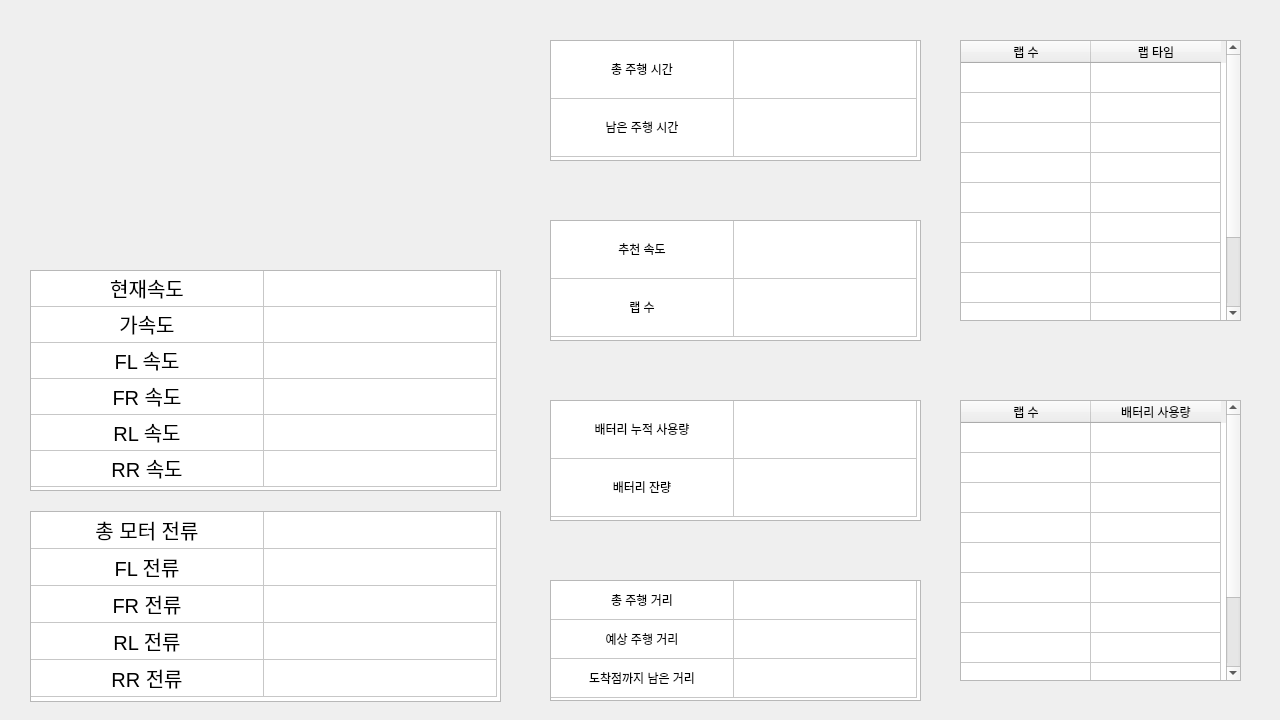
<?xml version="1.0" encoding="UTF-8"?>
<ui version="4.0">
 <class>Dialog</class>
 <widget class="QDialog" name="Dialog">
  <property name="geometry">
   <rect>
    <x>0</x>
    <y>0</y>
    <width>1280</width>
    <height>720</height>
   </rect>
  </property>
  <property name="windowTitle">
   <string>Dialog</string>
  </property>
  <widget class="QTableWidget" name="current_table">
   <property name="geometry">
    <rect>
     <x>30</x>
     <y>511</y>
     <width>471</width>
     <height>191</height>
    </rect>
   </property>
   <property name="font">
    <font>
     <pointsize>15</pointsize>
    </font>
   </property>
   <attribute name="horizontalHeaderVisible">
    <bool>false</bool>
   </attribute>
   <attribute name="horizontalHeaderDefaultSectionSize">
    <number>233</number>
   </attribute>
   <attribute name="verticalHeaderVisible">
    <bool>false</bool>
   </attribute>
   <attribute name="verticalHeaderDefaultSectionSize">
    <number>37</number>
   </attribute>
   <row>
    <property name="text">
     <string/>
    </property>
   </row>
   <row>
    <property name="text">
     <string/>
    </property>
   </row>
   <row>
    <property name="text">
     <string/>
    </property>
   </row>
   <row>
    <property name="text">
     <string/>
    </property>
   </row>
   <row>
    <property name="text">
     <string/>
    </property>
   </row>
   <column>
    <property name="text">
     <string/>
    </property>
   </column>
   <column>
    <property name="text">
     <string/>
    </property>
   </column>
   <item row="0" column="0">
    <property name="text">
     <string>총 모터 전류</string>
    </property>
    <property name="textAlignment">
     <set>AlignCenter</set>
    </property>
   </item>
   <item row="0" column="1">
    <property name="textAlignment">
     <set>AlignCenter</set>
    </property>
   </item>
   <item row="1" column="0">
    <property name="text">
     <string>FL 전류</string>
    </property>
    <property name="textAlignment">
     <set>AlignCenter</set>
    </property>
   </item>
   <item row="1" column="1">
    <property name="textAlignment">
     <set>AlignCenter</set>
    </property>
   </item>
   <item row="2" column="0">
    <property name="text">
     <string>FR 전류</string>
    </property>
    <property name="textAlignment">
     <set>AlignCenter</set>
    </property>
   </item>
   <item row="3" column="0">
    <property name="text">
     <string>RL 전류</string>
    </property>
    <property name="textAlignment">
     <set>AlignCenter</set>
    </property>
   </item>
   <item row="3" column="1">
    <property name="textAlignment">
     <set>AlignCenter</set>
    </property>
   </item>
   <item row="4" column="0">
    <property name="text">
     <string>RR 전류</string>
    </property>
    <property name="textAlignment">
     <set>AlignCenter</set>
    </property>
   </item>
   <item row="4" column="1">
    <property name="textAlignment">
     <set>AlignCenter</set>
    </property>
   </item>
  </widget>
  <widget class="QTableWidget" name="velocity_table">
   <property name="geometry">
    <rect>
     <x>30</x>
     <y>270</y>
     <width>471</width>
     <height>221</height>
    </rect>
   </property>
   <property name="font">
    <font>
     <pointsize>15</pointsize>
    </font>
   </property>
   <property name="showGrid">
    <bool>true</bool>
   </property>
   <attribute name="horizontalHeaderVisible">
    <bool>false</bool>
   </attribute>
   <attribute name="horizontalHeaderCascadingSectionResizes">
    <bool>true</bool>
   </attribute>
   <attribute name="horizontalHeaderDefaultSectionSize">
    <number>233</number>
   </attribute>
   <attribute name="verticalHeaderVisible">
    <bool>false</bool>
   </attribute>
   <attribute name="verticalHeaderCascadingSectionResizes">
    <bool>true</bool>
   </attribute>
   <attribute name="verticalHeaderDefaultSectionSize">
    <number>36</number>
   </attribute>
   <row>
    <property name="text">
     <string/>
    </property>
   </row>
   <row>
    <property name="text">
     <string/>
    </property>
   </row>
   <row>
    <property name="text">
     <string/>
    </property>
   </row>
   <row>
    <property name="text">
     <string/>
    </property>
   </row>
   <row>
    <property name="text">
     <string/>
    </property>
   </row>
   <row>
    <property name="text">
     <string/>
    </property>
   </row>
   <column>
    <property name="text">
     <string/>
    </property>
   </column>
   <column>
    <property name="text">
     <string/>
    </property>
   </column>
   <item row="0" column="0">
    <property name="text">
     <string>현재속도</string>
    </property>
    <property name="textAlignment">
     <set>AlignCenter</set>
    </property>
   </item>
   <item row="0" column="1">
    <property name="textAlignment">
     <set>AlignCenter</set>
    </property>
   </item>
   <item row="1" column="0">
    <property name="text">
     <string>가속도</string>
    </property>
    <property name="textAlignment">
     <set>AlignCenter</set>
    </property>
   </item>
   <item row="1" column="1">
    <property name="textAlignment">
     <set>AlignCenter</set>
    </property>
   </item>
   <item row="2" column="0">
    <property name="text">
     <string>FL 속도</string>
    </property>
    <property name="textAlignment">
     <set>AlignCenter</set>
    </property>
   </item>
   <item row="2" column="1">
    <property name="textAlignment">
     <set>AlignCenter</set>
    </property>
   </item>
   <item row="3" column="0">
    <property name="text">
     <string>FR 속도</string>
    </property>
    <property name="textAlignment">
     <set>AlignCenter</set>
    </property>
   </item>
   <item row="3" column="1">
    <property name="textAlignment">
     <set>AlignCenter</set>
    </property>
   </item>
   <item row="4" column="0">
    <property name="text">
     <string>RL 속도</string>
    </property>
    <property name="textAlignment">
     <set>AlignCenter</set>
    </property>
   </item>
   <item row="4" column="1">
    <property name="textAlignment">
     <set>AlignCenter</set>
    </property>
   </item>
   <item row="5" column="0">
    <property name="text">
     <string>RR 속도</string>
    </property>
    <property name="textAlignment">
     <set>AlignCenter</set>
    </property>
   </item>
   <item row="5" column="1">
    <property name="textAlignment">
     <set>AlignCenter</set>
    </property>
   </item>
  </widget>
  <widget class="QTableWidget" name="transit_time_table">
   <property name="geometry">
    <rect>
     <x>550</x>
     <y>40</y>
     <width>371</width>
     <height>121</height>
    </rect>
   </property>
   <attribute name="horizontalHeaderVisible">
    <bool>false</bool>
   </attribute>
   <attribute name="horizontalHeaderDefaultSectionSize">
    <number>183</number>
   </attribute>
   <attribute name="verticalHeaderVisible">
    <bool>false</bool>
   </attribute>
   <attribute name="verticalHeaderDefaultSectionSize">
    <number>58</number>
   </attribute>
   <attribute name="verticalHeaderHighlightSections">
    <bool>true</bool>
   </attribute>
   <row>
    <property name="text">
     <string/>
    </property>
   </row>
   <row>
    <property name="text">
     <string/>
    </property>
   </row>
   <column>
    <property name="text">
     <string/>
    </property>
   </column>
   <column>
    <property name="text">
     <string/>
    </property>
   </column>
   <item row="0" column="0">
    <property name="text">
     <string>총 주행 시간</string>
    </property>
    <property name="textAlignment">
     <set>AlignCenter</set>
    </property>
   </item>
   <item row="0" column="1">
    <property name="textAlignment">
     <set>AlignCenter</set>
    </property>
   </item>
   <item row="1" column="0">
    <property name="text">
     <string>남은 주행 시간</string>
    </property>
    <property name="textAlignment">
     <set>AlignCenter</set>
    </property>
   </item>
   <item row="1" column="1">
    <property name="textAlignment">
     <set>AlignCenter</set>
    </property>
   </item>
  </widget>
  <widget class="QTableWidget" name="recom_vel_lap">
   <property name="geometry">
    <rect>
     <x>550</x>
     <y>220</y>
     <width>371</width>
     <height>121</height>
    </rect>
   </property>
   <attribute name="horizontalHeaderVisible">
    <bool>false</bool>
   </attribute>
   <attribute name="horizontalHeaderDefaultSectionSize">
    <number>183</number>
   </attribute>
   <attribute name="verticalHeaderVisible">
    <bool>false</bool>
   </attribute>
   <attribute name="verticalHeaderDefaultSectionSize">
    <number>58</number>
   </attribute>
   <attribute name="verticalHeaderHighlightSections">
    <bool>true</bool>
   </attribute>
   <row>
    <property name="text">
     <string/>
    </property>
   </row>
   <row>
    <property name="text">
     <string/>
    </property>
   </row>
   <column>
    <property name="text">
     <string/>
    </property>
   </column>
   <column>
    <property name="text">
     <string/>
    </property>
   </column>
   <item row="0" column="0">
    <property name="text">
     <string>추천 속도</string>
    </property>
    <property name="textAlignment">
     <set>AlignCenter</set>
    </property>
   </item>
   <item row="0" column="1">
    <property name="textAlignment">
     <set>AlignCenter</set>
    </property>
   </item>
   <item row="1" column="0">
    <property name="text">
     <string>랩 수</string>
    </property>
    <property name="textAlignment">
     <set>AlignCenter</set>
    </property>
   </item>
   <item row="1" column="1">
    <property name="textAlignment">
     <set>AlignCenter</set>
    </property>
   </item>
  </widget>
  <widget class="QTableWidget" name="battery_table">
   <property name="geometry">
    <rect>
     <x>550</x>
     <y>400</y>
     <width>371</width>
     <height>121</height>
    </rect>
   </property>
   <attribute name="horizontalHeaderVisible">
    <bool>false</bool>
   </attribute>
   <attribute name="horizontalHeaderDefaultSectionSize">
    <number>183</number>
   </attribute>
   <attribute name="verticalHeaderVisible">
    <bool>false</bool>
   </attribute>
   <attribute name="verticalHeaderDefaultSectionSize">
    <number>58</number>
   </attribute>
   <attribute name="verticalHeaderHighlightSections">
    <bool>true</bool>
   </attribute>
   <row>
    <property name="text">
     <string/>
    </property>
   </row>
   <row>
    <property name="text">
     <string/>
    </property>
   </row>
   <column>
    <property name="text">
     <string/>
    </property>
   </column>
   <column>
    <property name="text">
     <string/>
    </property>
   </column>
   <item row="0" column="0">
    <property name="text">
     <string>배터리 누적 사용량</string>
    </property>
    <property name="textAlignment">
     <set>AlignCenter</set>
    </property>
   </item>
   <item row="0" column="1">
    <property name="textAlignment">
     <set>AlignCenter</set>
    </property>
   </item>
   <item row="1" column="0">
    <property name="text">
     <string>배터리 잔량</string>
    </property>
    <property name="textAlignment">
     <set>AlignCenter</set>
    </property>
   </item>
   <item row="1" column="1">
    <property name="textAlignment">
     <set>AlignCenter</set>
    </property>
   </item>
  </widget>
  <widget class="QTableWidget" name="distance_table">
   <property name="geometry">
    <rect>
     <x>550</x>
     <y>580</y>
     <width>371</width>
     <height>121</height>
    </rect>
   </property>
   <attribute name="horizontalHeaderVisible">
    <bool>false</bool>
   </attribute>
   <attribute name="horizontalHeaderDefaultSectionSize">
    <number>183</number>
   </attribute>
   <attribute name="verticalHeaderVisible">
    <bool>false</bool>
   </attribute>
   <attribute name="verticalHeaderDefaultSectionSize">
    <number>39</number>
   </attribute>
   <attribute name="verticalHeaderHighlightSections">
    <bool>true</bool>
   </attribute>
   <row>
    <property name="text">
     <string/>
    </property>
   </row>
   <row>
    <property name="text">
     <string/>
    </property>
   </row>
   <row>
    <property name="text">
     <string/>
    </property>
   </row>
   <column>
    <property name="text">
     <string/>
    </property>
   </column>
   <column>
    <property name="text">
     <string/>
    </property>
   </column>
   <item row="0" column="0">
    <property name="text">
     <string>총 주행 거리</string>
    </property>
    <property name="textAlignment">
     <set>AlignCenter</set>
    </property>
   </item>
   <item row="0" column="1">
    <property name="text">
     <string/>
    </property>
    <property name="textAlignment">
     <set>AlignCenter</set>
    </property>
   </item>
   <item row="1" column="0">
    <property name="text">
     <string>예상 주행 거리</string>
    </property>
    <property name="textAlignment">
     <set>AlignCenter</set>
    </property>
   </item>
   <item row="1" column="1">
    <property name="text">
     <string/>
    </property>
    <property name="textAlignment">
     <set>AlignCenter</set>
    </property>
   </item>
   <item row="2" column="0">
    <property name="text">
     <string>도착점까지 남은 거리</string>
    </property>
    <property name="textAlignment">
     <set>AlignCenter</set>
    </property>
   </item>
   <item row="2" column="1">
    <property name="text">
     <string/>
    </property>
    <property name="textAlignment">
     <set>AlignCenter</set>
    </property>
   </item>
  </widget>
  <widget class="QTableWidget" name="laptimeperlap">
   <property name="geometry">
    <rect>
     <x>960</x>
     <y>40</y>
     <width>281</width>
     <height>281</height>
    </rect>
   </property>
   <attribute name="horizontalHeaderDefaultSectionSize">
    <number>130</number>
   </attribute>
   <attribute name="verticalHeaderVisible">
    <bool>false</bool>
   </attribute>
   <attribute name="verticalHeaderDefaultSectionSize">
    <number>30</number>
   </attribute>
   <attribute name="verticalHeaderHighlightSections">
    <bool>false</bool>
   </attribute>
   <row>
    <property name="text">
     <string>New Row</string>
    </property>
   </row>
   <row>
    <property name="text">
     <string>New Row</string>
    </property>
   </row>
   <row>
    <property name="text">
     <string>New Row</string>
    </property>
   </row>
   <row>
    <property name="text">
     <string>New Row</string>
    </property>
   </row>
   <row>
    <property name="text">
     <string>New Row</string>
    </property>
   </row>
   <row>
    <property name="text">
     <string>New Row</string>
    </property>
   </row>
   <row>
    <property name="text">
     <string>New Row</string>
    </property>
   </row>
   <row>
    <property name="text">
     <string>New Row</string>
    </property>
   </row>
   <row>
    <property name="text">
     <string>New Row</string>
    </property>
   </row>
   <row>
    <property name="text">
     <string>New Row</string>
    </property>
   </row>
   <row>
    <property name="text">
     <string>New Row</string>
    </property>
   </row>
   <column>
    <property name="text">
     <string>랩 수</string>
    </property>
   </column>
   <column>
    <property name="text">
     <string>랩 타임</string>
    </property>
   </column>
   <item row="0" column="0">
    <property name="text">
     <string/>
    </property>
    <property name="textAlignment">
     <set>AlignCenter</set>
    </property>
   </item>
   <item row="1" column="0">
    <property name="text">
     <string/>
    </property>
    <property name="textAlignment">
     <set>AlignCenter</set>
    </property>
   </item>
   <item row="2" column="0">
    <property name="text">
     <string/>
    </property>
    <property name="textAlignment">
     <set>AlignCenter</set>
    </property>
   </item>
   <item row="3" column="0">
    <property name="text">
     <string/>
    </property>
    <property name="textAlignment">
     <set>AlignCenter</set>
    </property>
   </item>
   <item row="4" column="0">
    <property name="text">
     <string/>
    </property>
    <property name="textAlignment">
     <set>AlignCenter</set>
    </property>
   </item>
   <item row="5" column="0">
    <property name="text">
     <string/>
    </property>
    <property name="textAlignment">
     <set>AlignCenter</set>
    </property>
   </item>
   <item row="6" column="0">
    <property name="text">
     <string/>
    </property>
    <property name="textAlignment">
     <set>AlignCenter</set>
    </property>
   </item>
   <item row="7" column="0">
    <property name="text">
     <string/>
    </property>
    <property name="textAlignment">
     <set>AlignCenter</set>
    </property>
   </item>
   <item row="8" column="0">
    <property name="text">
     <string/>
    </property>
    <property name="textAlignment">
     <set>AlignCenter</set>
    </property>
   </item>
   <item row="9" column="0">
    <property name="text">
     <string/>
    </property>
    <property name="textAlignment">
     <set>AlignCenter</set>
    </property>
   </item>
   <item row="10" column="0">
    <property name="text">
     <string/>
    </property>
    <property name="textAlignment">
     <set>AlignCenter</set>
    </property>
   </item>
  </widget>
  <widget class="QTableWidget" name="batteryperlap">
   <property name="geometry">
    <rect>
     <x>960</x>
     <y>400</y>
     <width>281</width>
     <height>281</height>
    </rect>
   </property>
   <attribute name="horizontalHeaderDefaultSectionSize">
    <number>130</number>
   </attribute>
   <attribute name="verticalHeaderVisible">
    <bool>false</bool>
   </attribute>
   <row>
    <property name="text">
     <string>New Row</string>
    </property>
   </row>
   <row>
    <property name="text">
     <string>New Row</string>
    </property>
   </row>
   <row>
    <property name="text">
     <string>New Row</string>
    </property>
   </row>
   <row>
    <property name="text">
     <string>New Row</string>
    </property>
   </row>
   <row>
    <property name="text">
     <string>New Row</string>
    </property>
   </row>
   <row>
    <property name="text">
     <string>New Row</string>
    </property>
   </row>
   <row>
    <property name="text">
     <string>New Row</string>
    </property>
   </row>
   <row>
    <property name="text">
     <string>New Row</string>
    </property>
   </row>
   <row>
    <property name="text">
     <string>New Row</string>
    </property>
   </row>
   <row>
    <property name="text">
     <string>New Row</string>
    </property>
   </row>
   <row>
    <property name="text">
     <string>New Row</string>
    </property>
   </row>
   <column>
    <property name="text">
     <string>랩 수</string>
    </property>
   </column>
   <column>
    <property name="text">
     <string>배터리 사용량</string>
    </property>
   </column>
   <item row="0" column="0">
    <property name="text">
     <string/>
    </property>
    <property name="textAlignment">
     <set>AlignCenter</set>
    </property>
   </item>
   <item row="1" column="0">
    <property name="text">
     <string/>
    </property>
    <property name="textAlignment">
     <set>AlignCenter</set>
    </property>
   </item>
   <item row="2" column="0">
    <property name="text">
     <string/>
    </property>
    <property name="textAlignment">
     <set>AlignCenter</set>
    </property>
   </item>
   <item row="3" column="0">
    <property name="text">
     <string/>
    </property>
    <property name="textAlignment">
     <set>AlignCenter</set>
    </property>
   </item>
   <item row="4" column="0">
    <property name="text">
     <string/>
    </property>
    <property name="textAlignment">
     <set>AlignCenter</set>
    </property>
   </item>
   <item row="5" column="0">
    <property name="text">
     <string/>
    </property>
    <property name="textAlignment">
     <set>AlignCenter</set>
    </property>
   </item>
   <item row="6" column="0">
    <property name="text">
     <string/>
    </property>
    <property name="textAlignment">
     <set>AlignCenter</set>
    </property>
   </item>
   <item row="7" column="0">
    <property name="text">
     <string/>
    </property>
    <property name="textAlignment">
     <set>AlignCenter</set>
    </property>
   </item>
   <item row="8" column="0">
    <property name="text">
     <string/>
    </property>
    <property name="textAlignment">
     <set>AlignCenter</set>
    </property>
   </item>
   <item row="9" column="0">
    <property name="text">
     <string/>
    </property>
    <property name="textAlignment">
     <set>AlignCenter</set>
    </property>
   </item>
   <item row="10" column="0">
    <property name="text">
     <string/>
    </property>
    <property name="textAlignment">
     <set>AlignCenter</set>
    </property>
   </item>
  </widget>
 </widget>
 <resources/>
 <connections/>
</ui>
